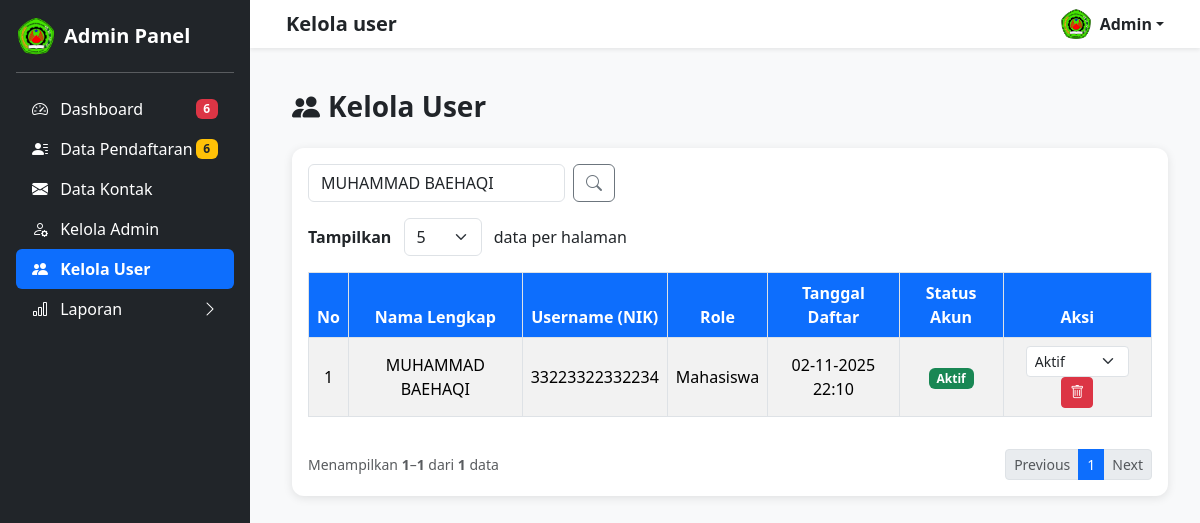
Screenshot of /admin/kelola_user.php?cari=MUHAMMAD BAEHAQI (signed in) with the database file from the repository.
### tables this page shows
CREATE TABLE `tb_user` (
  `id_user` int(11) NOT NULL,
  `nama_lengkap` varchar(100) DEFAULT NULL,
  `username` varchar(16) NOT NULL,
  `password` varchar(255) NOT NULL,
  `role` enum('mahasiswa','admin') DEFAULT 'mahasiswa',
  `status_akun` enum('aktif','nonaktif') DEFAULT 'nonaktif',
  `tanggal_daftar` datetime DEFAULT current_timestamp()
);

### admin/kelola_user.php (the view, shortened to what this page needs)
<?php
include '../includes/koneksi.php';
$show = isset($_GET['show']) ? (int) $_GET['show'] : 5;
$allowed_limits = [1, 5, 10, 15, 20, 25, 50, 100];
$page = isset($_GET['page']) ? (int) $_GET['page'] : 1;
$start = ($page - 1) * $show;
$cari = isset($_GET['cari']) ? mysqli_real_escape_string($conn, $_GET['cari']) : '';
if (!empty($cari)) {
    $where = "WHERE nama_lengkap LIKE '%$cari%' OR username LIKE '%$cari%'";
} else {
    $where = "";
}
$query = "SELECT * FROM tb_user $where ORDER BY id_user DESC LIMIT $start, $show";
$countQuery = "SELECT COUNT(*) AS total FROM tb_user $where";
$result = mysqli_query($conn, $query);
$totalData = mysqli_fetch_assoc(mysqli_query($conn, $countQuery))['total'];
$totalPages = ceil($totalData / $show);
?>
<!DOCTYPE html>
<html lang="id">
<head>
    <link href="https://cdn.jsdelivr.net/npm/bootstrap@5.3.2/dist/css/bootstrap.min.css" rel="stylesheet">
    <link href="https://cdn.jsdelivr.net/npm/bootstrap-icons@1.11.1/font/bootstrap-icons.css" rel="stylesheet">
</head>
<body>
    <?php include 'sidebar_admin.php'; ?>
    <div class="content">
        <div class="container-fluid">
            <h3 class="fw-bold mb-4"><i class="bi bi-people-fill me-2"></i>Kelola User</h3>
            <div class="card">
                <div class="card-body">
                    <div class="d-flex justify-content-between mb-3 flex-wrap gap-2">
                        <form class="d-flex" method="get">
                            <input type="text" name="cari" class="form-control" placeholder="Cari nama/NIK..."
                                value="<?= htmlspecialchars($cari) ?>">
                            <button class="btn btn-outline-secondary ms-2"><i class="bi bi-search"></i></button>
                        </form>
                    </div>
                    <div class="mb-3">
                        <form method="get" class="d-inline">
                            <label for="show" class="me-2 fw-semibold">Tampilkan</label>
                            <select name="show" id="show" class="form-select d-inline w-auto"
                                onchange="this.form.submit()">
                                <?php foreach ($allowed_limits as $limit): ?>
                                    <option value="<?= $limit ?>" <?= ($limit == $show) ? 'selected' : '' ?>>
                                        <?= $limit ?>
                                    </option>
                                <?php endforeach; ?>
                            </select>
                            <span class="ms-2">data per halaman</span>
                        </form>
                    </div>
                    <div class="table-responsive">
                        <table class="table table-bordered table-striped align-middle">
                            <thead>
                                <tr>
                                    <th>No</th>
                                    <th>Nama Lengkap</th>
                                    <th>Username (NIK)</th>
                                    <th>Role</th>
                                    <th>Tanggal Daftar</th>
                                    <th>Status Akun</th>
                                    <th>Aksi</th>
                                </tr>
                            </thead>
                            <tbody>
                                <?php
                                if (mysqli_num_rows($result) > 0) {
                                    $no = $start + 1;
                                    while ($row = mysqli_fetch_assoc($result)) {
                                        $badgeClass = ($row['status_akun'] == 'aktif') ? 'bg-success' : 'bg-secondary';
                                        echo "
                                        <tr>
                                            <td>{$no}</td>
                                            <td>" . htmlspecialchars($row['nama_lengkap']) . "</td>
                                            <td>" . htmlspecialchars($row['username']) . "</td>
                                            <td>" . ucfirst($row['role']) . "</td>
                                            <td>" . date('d-m-Y H:i', strtotime($row['tanggal_daftar'])) . "</td>
                                            <td><span class='badge {$badgeClass}'>" . ucfirst($row['status_akun']) . "</span></td>
                                            <td>
                                                <form action='../registrasi/update_status_user.php' method='POST' class='d-inline'>
                                                    <input type='hidden' name='id_user' value='{$row['id_user']}'>
                                                    <select name='status_akun' class='form-select form-select-sm d-inline w-auto'
                                                        onchange='this.form.submit()'>
                                                        <option value='aktif' " . (($row['status_akun'] == 'aktif') ? 'selected' : '') . ">Aktif</option>
                                                        <option value='nonaktif' " . (($row['status_akun'] == 'nonaktif') ? 'selected' : '') . ">Nonaktif</option>
                                                    </select>
                                                </form>
                                                <a href='hapus_user.php?id={$row['id_user']}' class='btn btn-sm btn-danger'
                                                    onclick='return confirm(\"Yakin ingin menghapus user ini?\")'><i class='bi bi-trash'></i></a>
                                            </td>
                                        </tr>";
                                        $no++;
                                    }
                                } else {
                                    echo "<tr><td colspan='7' class='text-center text-muted'>Belum ada user terdaftar.</td></tr>";
                                }
                                ?>
                            </tbody>
                        </table>
                    </div>
                    <?php
                    $start_data = ($page - 1) * $show + 1;
                    $end_data = min($start_data + $show - 1, $totalData);
                    ?>
                    <div class="d-flex justify-content-between align-items-center mt-3 flex-wrap">
                        <div class="text-muted small mb-2 mb-md-0">
                            Menampilkan <strong><?= $start_data ?></strong>–<strong><?= $end_data ?></strong> dari
                            <strong><?= $totalData ?></strong> data
                        </div>
                        <nav>
                            <ul class="pagination pagination-sm mb-0">
                                <li class="page-item <?= ($page <= 1) ? 'disabled' : '' ?>">
                                    <a class="page-link"
                                        href="?page=<?= $page - 1 ?>&show=<?= $show ?>&cari=<?= urlencode($cari) ?>">Previous</a>
                                </li>
                                <?php for ($i = 1; $i <= $totalPages; $i++): ?>
                                    <li class="page-item <?= ($page == $i) ? 'active' : '' ?>">
                                        <a class="page-link"
                                            href="?page=<?= $i ?>&show=<?= $show ?>&cari=<?= urlencode($cari) ?>"><?= $i ?></a>
                                    </li>
                                <?php endfor; ?>
                                <li class="page-item <?= ($page >= $totalPages) ? 'disabled' : '' ?>">
                                    <a class="page-link"
                                        href="?page=<?= $page + 1 ?>&show=<?= $show ?>&cari=<?= urlencode($cari) ?>">Next</a>
                                </li>
                            </ul>
                        </nav>
                    </div>
                </div>
            </div>
        </div>
    </div>
</body>
</html>

### admin/kelola_user.php (style rules this page uses)
body { background-color: #f8f9fa; }
.content { margin-left: 260px; padding: 90px 20px 20px; }
.card { border: none; box-shadow: 0px 2px 10px rgba(0, 0, 0, 0.1); border-radius: 12px; }
.table th { background-color: #0d6efd; color: #fff; text-align: center; }
.table td { text-align: center; vertical-align: middle; }

### rows the page displays
tb_user: nama_lengkap "MUHAMMAD BAEHAQI", username "33223322332234", role "Mahasiswa", tanggal_daftar "02-11-2025 22:10", status_akun "Aktif"

### other values shown
$page_title "Kelola user"
$total_notif "6"
$jumlah_pendaftaran_pending "6"
$start_data "1"
$end_data "1"
$totalData "1"
form field show "5"
